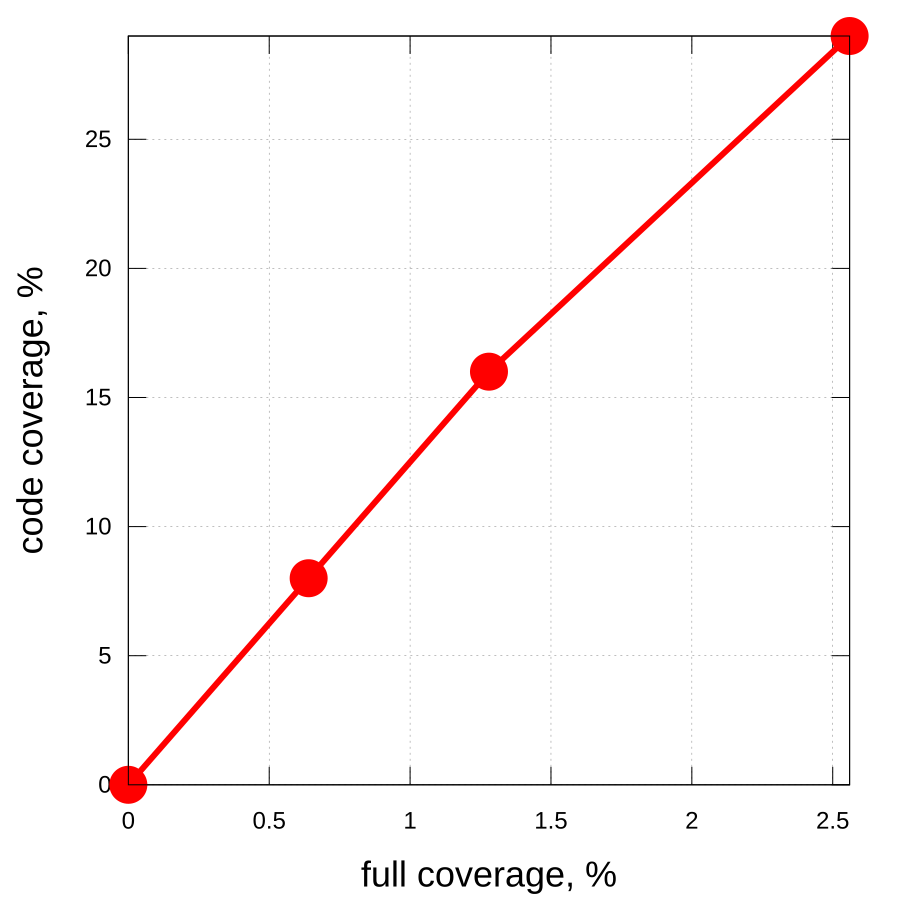

The gnuplot source for this figure:
set terminal svg size 900,900 dynamic enhanced font "Arial,24"
set output "/home/runner/work/coverage-talk/coverage-talk/target/generated-slides/images/coverage-plot-04.svg"

set xlabel "full coverage, %" font ",36"
set ylabel "code coverage, %" font ",36"

set xrange [0:2.56]
set yrange [0:29]

set grid
set key off

$Data << EOD
0 0
0.64 8
1.28 16
2.56 29
EOD

plot $Data using 1:2 with linespoints \
    linecolor rgb "red" linewidth 6 \
    pointtype 7 pointsize 2
